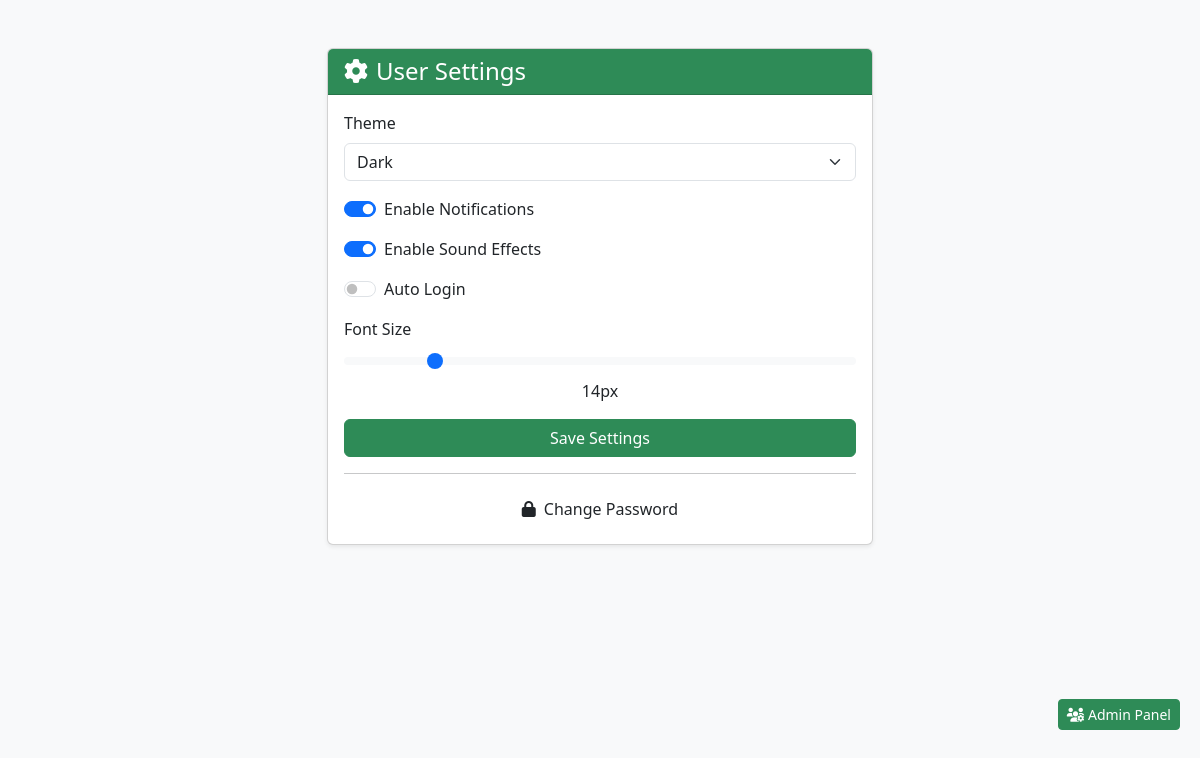
Page /user_settings (signed in) on the committed database.
### tables this page shows
CREATE TABLE user_settings (
            user_id INTEGER PRIMARY KEY,
            theme TEXT DEFAULT 'dark',
            notifications BOOLEAN DEFAULT TRUE,
            sound_effects BOOLEAN DEFAULT TRUE,
            font_size INTEGER DEFAULT 14,
            auto_login BOOLEAN DEFAULT FALSE,
            FOREIGN KEY (user_id) REFERENCES users(id)
        );

### engine.py (the view, shortened to what this page needs)
@app.route('/user_settings', methods=['GET', 'POST'])
@login_required
@approval_required
def user_settings():
    conn = sqlite3.connect('chatdatabase.db')
    c = conn.cursor()
    c.execute("SELECT theme, notifications, sound_effects, font_size, auto_login FROM user_settings WHERE user_id = ?",
             (session['user_id'],))
    settings_row = c.fetchone()
    conn.close()
    settings = {}
    if settings_row:
        settings = {
            'theme': settings_row[0],
            'notifications': bool(settings_row[1]),
            'sound_effects': bool(settings_row[2]),
            'font_size': settings_row[3],
            'auto_login': bool(settings_row[4])
        }
    return render_template('user_settings.html', settings=settings)

### engine.py (called while the page is built, shortened)
def login_required(f):
    @wraps(f)
    def decorated_function(*args, **kwargs):
        if 'username' not in session:
            return redirect(url_for('login', next=request.url))
        return f(*args, **kwargs)
    return decorated_function

def approval_required(f):
    @wraps(f)
    def decorated_function(*args, **kwargs):
        if 'user_id' not in session:
            return redirect(url_for('login', next=request.url))
        conn = sqlite3.connect('chatdatabase.db')
        c = conn.cursor()
        c.execute("SELECT approved, banned FROM users WHERE id = ?", (session['user_id'],))
        user = c.fetchone()
        conn.close()
        if not user:
            session.clear()
            return redirect(url_for('login'))
        if not user[0]:  # Not approved
            return "Your account is pending admin approval. Please wait.", 403
        return f(*args, **kwargs)
    return decorated_function

### templates/user_settings.html (shortened to what this page needs)
{% extends "base.html" %}
{% block content %}
<div class="container py-5">
    <div class="row justify-content-center">
        <div class="col-md-8 col-lg-6">
            <div class="card shadow-sm">
                <div class="card-header bg-primary-green text-white">
                    <h4 class="mb-0"><i class="fas fa-cog me-2"></i>User Settings</h4>
                </div>
                <div class="card-body">
                    <form method="POST" action="{{ url_for('user_settings') }}">
                        <div class="mb-3">
                            <label for="theme" class="form-label">Theme</label>
                            <select class="form-select" id="theme" name="theme">
                                <option value="dark" {% if settings.theme == 'dark' %}selected{% endif %}>Dark</option>
                            </select>
                        </div>
                        <div class="mb-3">
                            <div class="form-check form-switch">
                                <input class="form-check-input" type="checkbox" id="notifications" name="notifications" {% if settings.notifications %}checked{% endif %}>
                                <label class="form-check-label" for="notifications">Enable Notifications</label>
                            </div>
                        </div>
                        <div class="mb-3">
                            <div class="form-check form-switch">
                                <input class="form-check-input" type="checkbox" id="sound_effects" name="sound_effects" {% if settings.sound_effects %}checked{% endif %}>
                                <label class="form-check-label" for="sound_effects">Enable Sound Effects</label>
                            </div>
                        </div>
                        <div class="mb-3">
                            <div class="form-check form-switch">
                                <input class="form-check-input" type="checkbox" id="auto_login" name="auto_login" {% if settings.auto_login %}checked{% endif %}>
                                <label class="form-check-label" for="auto_login">Auto Login</label>
                            </div>
                        </div>
                        <div class="mb-3">
                            <label for="font_size" class="form-label">Font Size</label>
                            <input type="range" class="form-range" id="font_size" name="font_size" min="12" max="24" value="{{ settings.font_size }}">
                            <div class="text-center" id="font_size_value">{{ settings.font_size }}px</div>
                        </div>
                        <div class="d-grid">
                            <button type="submit" class="btn btn-primary-green">Save Settings</button>
                        </div>
                    </form>
                    <hr>
                    <div class="d-grid gap-2">
                        <a href="{{ url_for('update_password') }}" class="btn btn-outline-primary-green">
                            <i class="fas fa-lock me-2"></i>Change Password
                        </a>
                    </div>
                </div>
            </div>
        </div>
    </div>
</div>
{% endblock %}

### static/css/style.css (style rules this page uses)
:root { --primary-green: #2E8B57; --light-green: #3CB371; --dark-green: #1F6B48; --white: #FFFFFF; --light-gray: #F8F9FA; --text-dark: #333333; }
body { background-color: var(--light-gray); font-family: 'Segoe UI', Tahoma, Geneva, Verdana, sans-serif; }
.bg-primary-green { background-color: var(--primary-green) !important; }
.btn-primary-green { background-color: var(--primary-green); border-color: var(--primary-green); color: var(--white); }

### rows in the picture
user_settings: theme "Dark", notifications "☑", sound_effects "☑", font_size "14"
